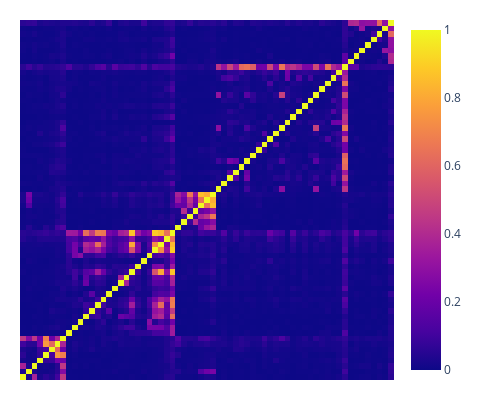

The notebook cell saved with this chart:
### Code cell
make_big_heatmap(['Recurrent Neural Networks (RNNs)', 'Explainability in machine learning and AI', 'Recommendation Systems', 'Deep learning in vision applications', 'Dimensionality Reduction Techniques', ], families_64_c, model_64_c, save = './cooc_grid_cs.png')

### Figure 1 — Plotly figure (JSON) as saved in the notebook; plotly's stock layout.template omitted (floating-point values rounded to 4 significant figures; data arrays with more than 128 entries replaced by an {"elided": "..."} marker saying what was removed)
{"data": [{"hoverongaps": false, "hovertemplate": "Name: %{x} <br> %{y} <br> %{z}", "type": "heatmap", "z": {"elided": "65x65 float values"}}], "layout": {"height": 400, "margin": {"b": 20, "l": 20, "r": 20, "t": 20}, "width": 480, "xaxis": {"showticklabels": false}, "yaxis": {"showticklabels": false}}}
